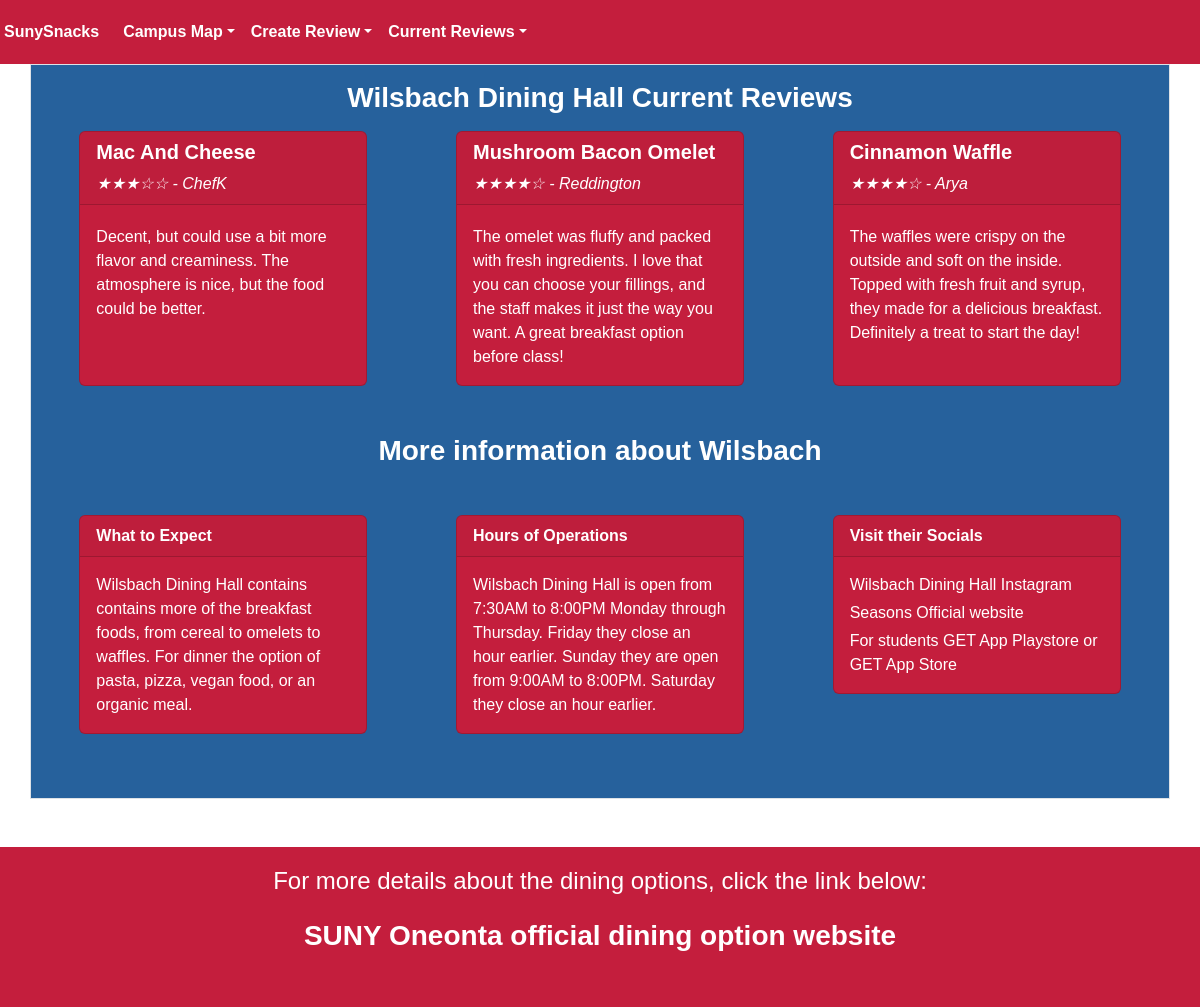
The app's page /reviewP/wilsReview with its own data.
### py_src/snacks/db.py (models this page shows)
class Review(SQLModel, table=True):
    __tablename__ = "reviews"
    review_id: int | None = Field(default=None, primary_key=True)
    location_id: int = Field(nullable=False, foreign_key="locations.location_id")
    title: str = Field(nullable=False)
    body: str = Field(nullable=False)
    rating: int = Field(nullable=False)
    location: "Location" = Relationship(back_populates="reviews")
    nickname: str = Field(nullable=False)

### py_src/snacks/routes.py (the view)
@router.get("/reviewP/wilsReview", response_class=HTMLResponse)
async def wils_review(request: Request, db: Session = Depends(get_session)):
    reviews = db.exec(
        select(Review)  # select(Review, User)
        .where(Review.location_id == 5)
    ).all()
    newreview = []
    for review in reviews:  # for review, user in reviews:
        newreview.append(
            {
                "title": review.title,
                "body": review.body,
                "rating": review.rating,
                "nickname": review.nickname,
            }
        )
    return templates.TemplateResponse("reviewP/wilsReviewPage.html", {"request": request, "reviews": newreview})

### py_src/templates/reviewP/wilsReviewPage.html (shortened to what this page needs)
{% extends 'blog/base_reviews.html' %}
{% block location %} Wilsbach Dining Hall {% endblock %}
{% block time %} Wilsbach Dining Hall is open from 7:30AM to 8:00PM Monday through Thursday. Friday they close an hour earlier.
Sunday they are open from 9:00AM to 8:00PM. Saturday they close an hour earlier.  {% endblock %}
{% block place %} Wilsbach  {% endblock %}
{% block description %} Wilsbach Dining Hall contains contains more of the breakfast foods, from cereal to omelets to waffles.
For dinner the option of pasta, pizza, vegan food, or an organic meal.
{% endblock %}
{% block socials%} <div class="card-text row mt-0">
    <a class="text-reset mb-1 link-underline link-underline-opacity-0 "
        href="https://www.instagram.com/SUNYONEYDINING/">
        Wilsbach Dining Hall Instagram</a>
    <a class="text-reset mb-1 link-underline link-underline-opacity-0 "
        href="https://oneonta.sodexomyway.com/en-us/locations/seasons">Seasons Official website</a>
    <p class="mb-0">For students <a class="text-reset link-underline link-underline-opacity-0"
            href="https://play.google.com/store/apps/details?id=com.cbord.get&pcampaignid=web_share">GET App
            Playstore</a> or
        <a class="text-reset link-underline link-underline-opacity-0"
            href="https://apps.apple.com/us/app/get-mobile/id844091049">GET App Store</a>
    </p>
</div>
{% endblock %}

### py_src/templates/blog/base_reviews.html (shortened to what this page needs)
<!DOCTYPE html>
<html lang="en">
<head>
  <link href="https://cdn.jsdelivr.net/npm/bootstrap@5.3.3/dist/css/bootstrap.min.css" rel="stylesheet"
>
  <link rel="stylesheet" href="{{ url_for('static', path='styles/reviewPage.css') }} ">
</head>
<body>
  <nav class="navbar navbar-expand-lg navbar-custom ">
    <div class="container-fluid p-1">
      <a class="navbar-brand" href="/menu" text="white"> SunySnacks</a>
      <div class="collapse navbar-collapse" id="navbarNav">
        <ul class="navbar-nav me-auto mb-2 mb-lg-0">
          <li class="nav-item dropdown">
            <a class="nav-link dropdown-toggle text-white fw-bold" data-bs-toggle="dropdown" role="button"
              aria-expanded="false">Campus Map</a>
          </li>
          <li class="nav-item dropdown">
            <a class="nav-link dropdown-toggle text-white fw-bold" data-bs-toggle="dropdown" role="button"
              aria-expanded="false">Create Review</a>
          </li>
          <li class="nav-item dropdown">
            <a class="nav-link dropdown-toggle text-white fw-bold" data-bs-toggle="dropdown" role="button"
              aria-expanded="false"> Current Reviews</a>
          </li>
        </ul>
      </div>
  </nav>
  <div class="container border p-3 bg-custom">
    <h3 class="text-center fw-bold mb-3 text-white">{% block location %} {{ location }} {% endblock %} Current Reviews
    </h3>
    <div class="grid row gap-0 row-gap-3 row-cols-sm-1 row-cols-md-3">
      {% for review in reviews %}
      <div class="col d-flex justify-content-center">
        <div class="card bg-box" style="width: 18rem;">
          <div class="card-header">
            <h5 class="text-capitalize text-white fw-bold">{{ review.title }}</h4>
              <p class="card-text fst-italic fs-6 text-white">
                {{ "★" * review.rating }}{{ "☆" * (5 - review.rating) }}
                - {{ review.nickname }}</p>
          </div>
          <div class="card-body">
            <p class="card-text text-white mt-1"> {{review.body }} </p>
          </div>
        </div>
      </div>
      {% endfor %}
    </div>
    <h3 class="text-center fw-bold my-5 text-white"> More information about {% block place %} {{ place }} {% endblock %}
    </h3>
    <div class="grid row gap-0 row-gap-3 mb-5 align-items-start ">
      <div class="col-12 col-md-4 d-flex justify-content-center">
        <div class="card bg-box" style="width: 18rem;">
          <div class="card-header fw-bold text-white">What to Expect
          </div>
          <div class="card-body">
            <p class="card-text text-white"> {% block description %} {{ description }} {% endblock %}</p>
          </div>
        </div>
      </div>
      <div class="col-12 col-md-4 d-flex justify-content-center">
        <div class="card bg-box" style="width: 18rem;">
          <div class="card-header fw-bold text-white">Hours of Operations
          </div>
          <div class="card-body">
            <p class="card-text text-white"> {% block time %} {{ time }} {% endblock %}</p>
          </div>
        </div>
      </div>
      <div class="col-12 col-md-4 d-flex justify-content-center">
        <div class="card bg-box" style="width: 18rem;">
          <div class="card-header fw-bold text-white">Visit their Socials
          </div>
          <div class="card-body text-white">
            {% block socials %} {{ socials }} {% endblock %}
          </div>
        </div>
      </div>
    </div>
  </div>
  <footer class="navbar-custom text-white text-center py-3 mt-5">
    <div class="container">
      <p class="fs-4 mb-3">For more details about the dining options, click the link below:</p>
      <a href="https://oneonta.sodexomyway.com/en-us/" target="_blank"
        class="text-white fs-3 fw-bold text-decoration-none">
        SUNY Oneonta official dining option website
      </a>
    </div>
  </footer>
</body>
</html>

### py_src/static/styles/reviewPage.css (style rules this page uses)
body { display: flex; flex-direction: column; min-height: 100vh; margin: 0; font-family: Arial, sans-serif, Ageo; }
footer { padding:1rem; width: 100%; height: 10rem; }
.container { flex: 1; }
.navbar-custom { background-color: #c41e3d; }
.bg-box { background-color: #c41e3d; }
.bg-custom { background-color: #26619c; }
.navbar-brand { color: white; font-weight: bold; font-size: 1rem; }

### records on screen
Review: title "Mac And Cheese", rating "★★★", rating "☆☆", nickname "ChefK", body "Decent, but could use a bit more flavor and creaminess. The atmosphere is nice, but the food could be better."
Review: title "Mushroom Bacon Omelet", rating "★★★★", rating "☆", nickname "Reddington", body "The omelet was fluffy and packed with fresh ingredients. I love that you can choose your fillings, and the staff makes it just the way you want. A great breakfast option before class!"
Review: title "Cinnamon Waffle", rating "★★★★", rating "☆", nickname "Arya", body "The waffles were crispy on the outside and soft on the inside. Topped with fresh fruit and syrup, they made for a delicious breakfast. Definitely a treat to start the day!"
